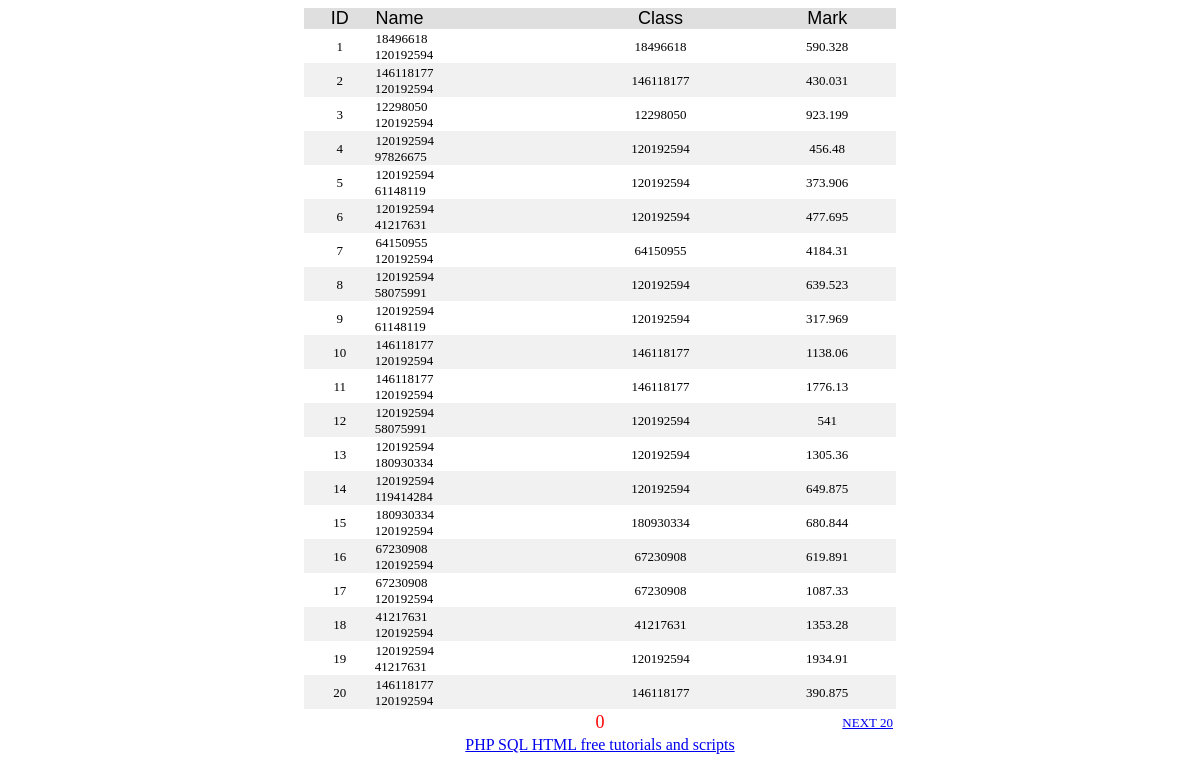
Before: / with the older database file.
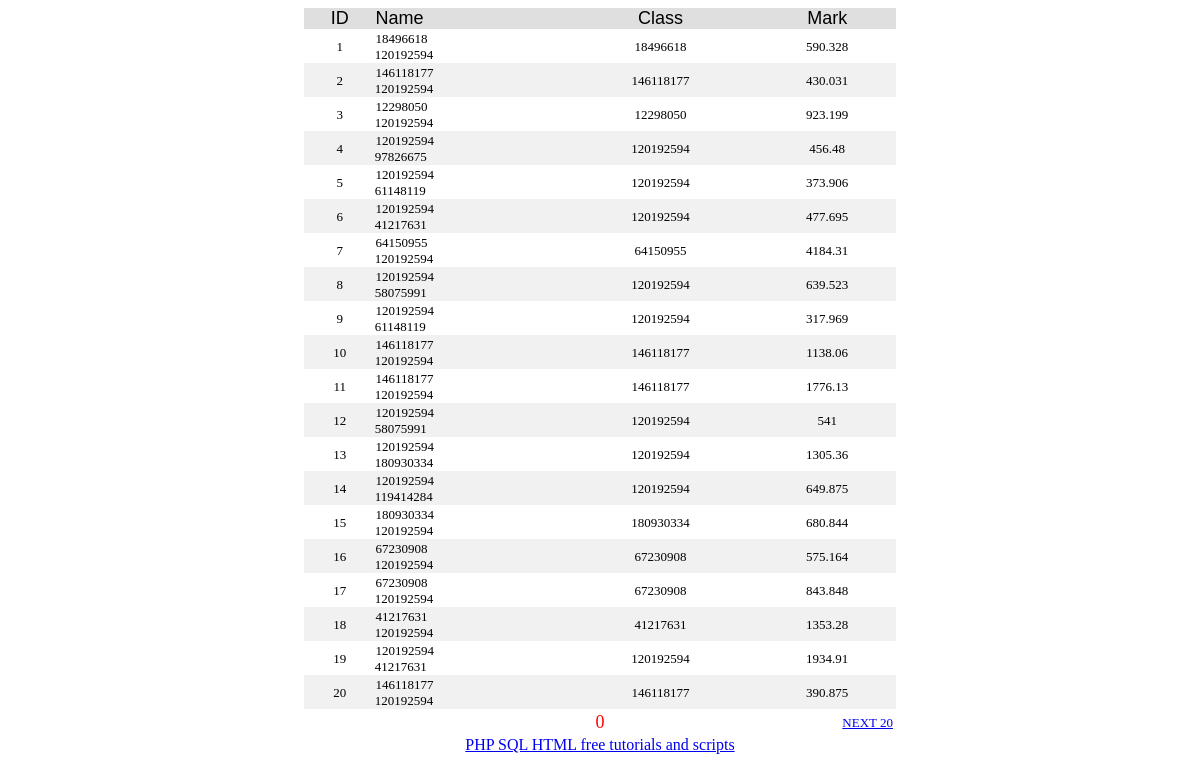
After: the same page with the newer database file.
### tables this page shows
CREATE TABLE `records` (
  `id` int(11) NOT NULL AUTO_INCREMENT,
  `playerid` int(11) DEFAULT NULL,
  `partnerid` int(11) DEFAULT NULL,
  `time` float DEFAULT NULL,
  `finishes` int(11) DEFAULT NULL,
  `tries` int(11) DEFAULT NULL,
  `cp1` float DEFAULT NULL,
  `cp2` float DEFAULT NULL,
  `cp3` float DEFAULT NULL,
  `cp4` float DEFAULT NULL,
  `cp5` float DEFAULT NULL,
  `cp6` float DEFAULT NULL,
  `cp7` float DEFAULT NULL,
  `cp8` float DEFAULT NULL,
  `cp9` float DEFAULT NULL,
  `cp10` float DEFAULT NULL,
  `map` varchar(192) DEFAULT NULL,
  `date` int(11) DEFAULT NULL,
  PRIMARY KEY (`id`)
);

### web/index.php (the view, shortened to what this page needs)
<!doctype html public "-//w3c//dtd html 3.2//en">
<html>
<head>
</head>
<body >
<?Php
require "config.php";
$page_name="php_paging.php";
$start=$_GET['start'];
if(!($start > 0))
{
	$start = 0;
}
$eu = ($start -0);
$limit = 20;
$nume = $dbo->query("SELECT COUNT(id) FROM records")->fetchColumn();
$num = $eu + 1;
$bgcolor="#f1f1f1";
echo "<TABLE width=50% align=center cellpadding=0 cellspacing=0> <tr>";
echo "<td align=center bgcolor='dfdfdf' >&nbsp;<font face='arial, verdana, helvetica' color='#000000' size='4'>ID</font></td>";
echo "<td align=left bgcolor='dfdfdf'>&nbsp;<font face='arial, verdana, helvetica' color='#000000' size='4'>Name</font></td>";
echo "<td align=center bgcolor='dfdfdf'>&nbsp;<font face='arial, verdana, helvetica' color='#000000' size='4'>Class</font></td>";
echo "<td align=center bgcolor='dfdfdf'>&nbsp;<font face='arial, verdana, helvetica' color='#000000' size='4'>Mark</font></td></tr>";
$sql=" SELECT * FROM records limit $eu, $limit ";
foreach ($dbo->query($sql) as $noticia)
{
	if($bgcolor=='#f1f1f1')
	{
		$bgcolor='#ffffff';
	}
	else
	{
		$bgcolor='#f1f1f1';
	}
	echo "<tr >";
	echo "<td align=center bgcolor=$bgcolor id='title'>&nbsp;<font face='Verdana' size='2'>$num</font></td>";
	$num++;
	echo "<td align=left bgcolor=$bgcolor id='title'>&nbsp;<font face='Verdana' size='2'>$noticia[playerid]<br>&nbsp;$noticia[partnerid]</font></td>";
	echo "<td align=center bgcolor=$bgcolor id='title'>&nbsp;<font face='Verdana' size='2'>$noticia[playerid]</font></td>";
	echo "<td align=center bgcolor=$bgcolor id='title'>&nbsp;<font face='Verdana' size='2'>$noticia[time]</font></td>";
	echo "</tr>";
}
echo "</table>";
$p_limit=20;
$p_f=$_GET['p_f'];
if(!($p_f > 0))
{
	$p_f = 0;
}
$p_fwd=$p_f+$p_limit;
echo "<table align = 'center' width='50%'><tr><td  align='left' width='20%'>";
echo "</td><td  align='left' width='10%'>";
echo "</td><td align=center width='30%'>";
for($i=$p_f;$i < $nume and $i<($p_f+$p_limit);$i=$i+$limit)
{
	if($i <> $eu)
	{
		$i2=$i+$p_f;
		echo " <a href='$page_name?start=$i&p_f=$p_f'><font face='Verdana' size='2'>$i</font></a> ";
	}
	else
	{
		echo "<font face='Verdana' size='4' color=red>$i</font>";
	}
}
echo "</td><td  align='right' width='10%'>";
echo "</td><td  align='right' width='20%'>";
if($p_fwd < $nume)
{
	print "<a href='$page_name?start=$p_fwd&p_f=$p_fwd'><font face='Verdana' size='2'>NEXT $p_limit</font></a>";
}
echo "</td></tr></table>";
?>
<center><a href='http://www.plus2net.com' rel="nofollow">PHP SQL HTML free tutorials and scripts</a></center>
</body>
</html>

Changed rows visible on the page:
changed records (number 16 of 20 on the later page): time "619.891" → "575.164"
changed records (number 17 of 20 on the later page): time "1087.33" → "843.848"
